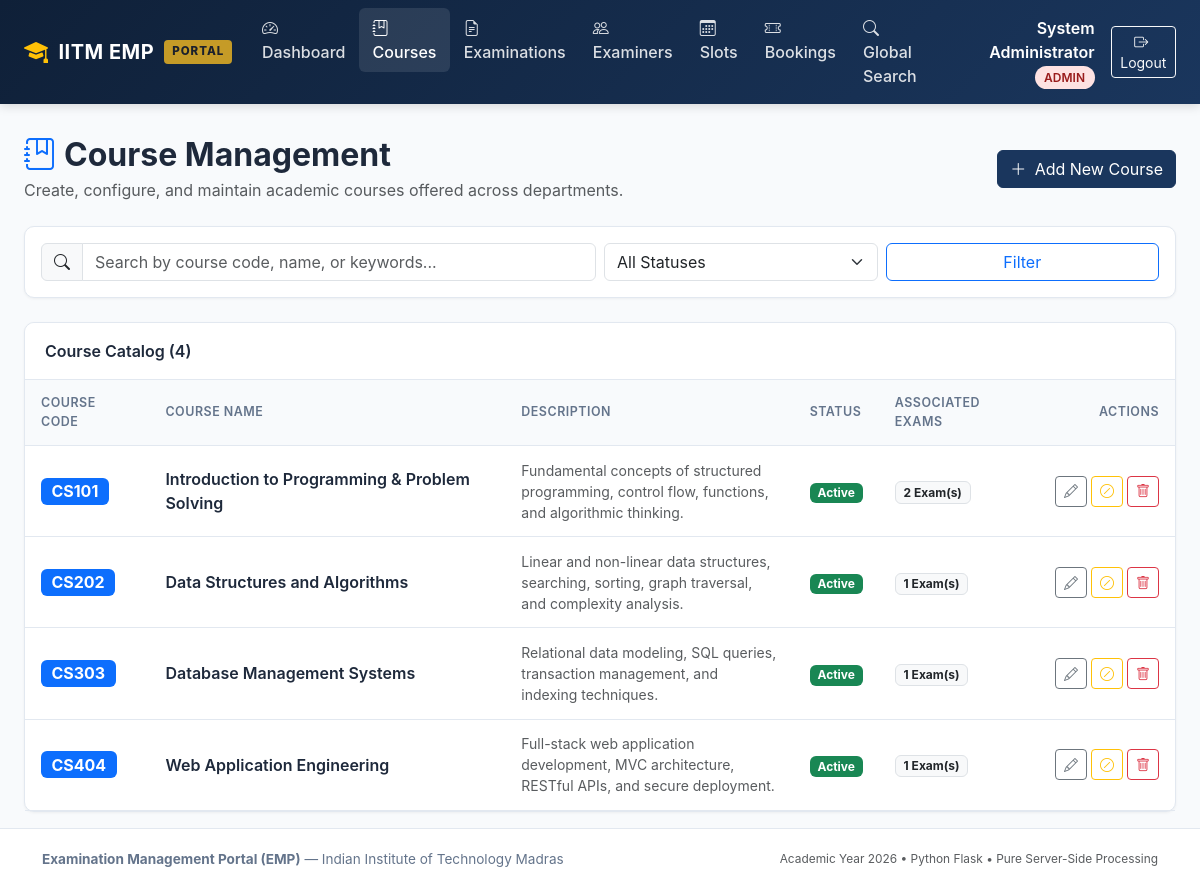
The page /admin/courses (signed in) on the database as committed earlier.
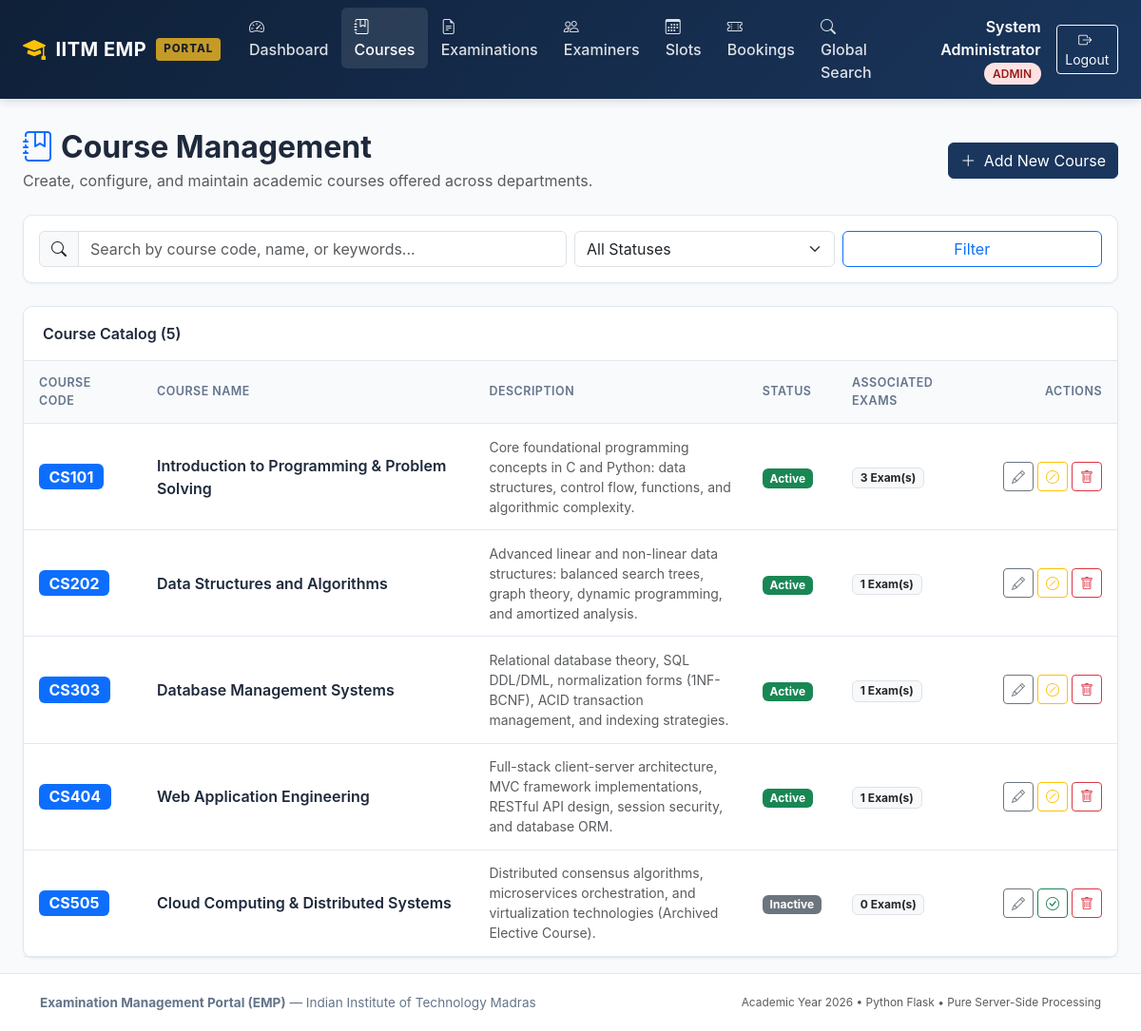
The same page on the database as committed later.
### models/course.py (models this page shows, shortened)
class Course(db.Model):
    __tablename__ = 'courses'
    course_id = db.Column(db.Integer, primary_key=True, autoincrement=True)
    course_code = db.Column(db.String(50), unique=True, nullable=False, index=True)
    course_name = db.Column(db.String(200), nullable=False)
    description = db.Column(db.Text, nullable=True)
    status = db.Column(db.String(20), nullable=False, default='active')
    examinations = db.relationship('Examination', back_populates='course', cascade='all, delete-orphan')

### routes/admin.py (the view, shortened to what this page needs)
@admin_bp.route('/courses')
def courses():
    search_query = request.args.get('q', '').strip()
    status_filter = request.args.get('status', '').strip()
    query = Course.query
    if status_filter:
        query = query.filter_by(status=status_filter)
    course_list = query.order_by(Course.course_code).all()
    return render_template('admin/courses.html', courses=course_list, search_query=search_query, status_filter=status_filter)

### routes/admin.py (called while the page is built)
@admin_bp.before_request
@login_required
@role_required('admin')
def check_admin():
    pass

### templates/admin/courses.html (shortened to what this page needs)
{% extends 'base.html' %}
{% block content %}
<div class="d-flex flex-column flex-md-row justify-content-between align-items-md-center mb-4 gap-2">
  <div>
    <h2 class="fw-bold mb-1"><i class="bi bi-journal-bookmark text-primary me-2"></i>Course Management</h2>
    <p class="text-muted mb-0">Create, configure, and maintain academic courses offered across departments.</p>
  </div>
  <div>
    <a href="{{ url_for('admin.new_course') }}" class="btn btn-emp-primary">
      <i class="bi bi-plus-lg me-1"></i> Add New Course
    </a>
  </div>
</div>
<div class="emp-card mb-4 p-3">
  <form method="GET" action="{{ url_for('admin.courses') }}" class="row g-2 align-items-center">
    <div class="col-md-6">
      <div class="input-group">
        <span class="input-group-text"><i class="bi bi-search"></i></span>
        <input type="text" name="q" class="form-control" placeholder="Search by course code, name, or keywords..." value="{{ search_query }}">
      </div>
    </div>
    <div class="col-md-3">
      <select name="status" class="form-select">
        <option value="">All Statuses</option>
      </select>
    </div>
    <div class="col-md-3 d-flex gap-2">
      <button type="submit" class="btn btn-outline-primary w-100">Filter</button>
    </div>
  </form>
</div>
<div class="emp-card">
  <div class="emp-card-header d-flex justify-content-between align-items-center">
    <span>Course Catalog ({{ courses|length }})</span>
  </div>
  <div class="table-responsive">
    <table class="emp-table">
      <thead>
        <tr>
          <th>Course Code</th>
          <th>Course Name</th>
          <th>Description</th>
          <th>Status</th>
          <th>Associated Exams</th>
          <th class="text-end">Actions</th>
        </tr>
      </thead>
      <tbody>
        {% for course in courses %}
        <tr>
          <td>
            <span class="badge bg-primary fs-6">{{ course.course_code }}</span>
          </td>
          <td class="fw-semibold">{{ course.course_name }}</td>
          <td class="text-muted small" style="max-width: 320px;">
            {{ course.description or 'No description provided.' }}
          </td>
          <td>
            {% if course.status == 'active' %}
              <span class="badge bg-success">Active</span>
            {% else %}
              <span class="badge bg-secondary">Inactive</span>
            {% endif %}
          </td>
          <td>
            <span class="badge bg-light text-dark border">{{ course.examinations|length }} Exam(s)</span>
          </td>
          <td class="text-end">
            <div class="d-inline-flex gap-1">
              <a href="{{ url_for('admin.edit_course', course_id=course.course_id) }}" class="btn btn-sm btn-outline-secondary" title="Edit Course">
                <i class="bi bi-pencil"></i>
              </a>
              <form method="POST" action="{{ url_for('admin.toggle_course_status', course_id=course.course_id) }}" class="d-inline">
                <button type="submit" class="btn btn-sm {% if course.status == 'active' %}btn-outline-warning{% else %}btn-outline-success{% endif %}" title="Toggle Active/Inactive">
                  <i class="bi {% if course.status == 'active' %}bi-slash-circle{% else %}bi-check-circle{% endif %}"></i>
                </button>
              </form>
              <form method="POST" action="{{ url_for('admin.delete_course', course_id=course.course_id) }}" class="d-inline" onsubmit="return confirm('Are you sure you want to delete this course and all associated examinations?');">
                <button type="submit" class="btn btn-sm btn-outline-danger" title="Delete Course">
                  <i class="bi bi-trash"></i>
                </button>
              </form>
            </div>
          </td>
        </tr>
        {% endfor %}
      </tbody>
    </table>
  </div>
</div>
{% endblock %}

Rows that differ between the two databases and show on the page:
changed Course "CS101": description "Fundamental concepts of structured programming, control flow, functions, and algorithmic thinking." → "Core foundational programming concepts in C and Python: data structures, control flow, functions, and algorithmic complexity."; examinations|length "2" → "3"
changed Course "CS202": description "Linear and non-linear data structures, searching, sorting, graph traversal, and complexity analysis." → "Advanced linear and non-linear data structures: balanced search trees, graph theory, dynamic programming, and amortized analysis."
changed Course "CS303": description "Relational data modeling, SQL queries, transaction management, and indexing techniques." → "Relational database theory, SQL DDL/DML, normalization forms (1NF-BCNF), ACID transaction management, and indexing strategies."
changed Course "CS404": description "Full-stack web application development, MVC architecture, RESTful APIs, and secure deployment." → "Full-stack client-server architecture, MVC framework implementations, RESTful API design, session security, and database ORM."
added Course: course_code "CS505", course_name "Cloud Computing & Distributed Systems", description "Distributed consensus algorithms, microservices orchestration, and virtualization technologies (Archived Elective Course).", status "Inactive", examinations|length "0"
Other text that changed with them:
{{ courses|length }}: "4" → "5"
